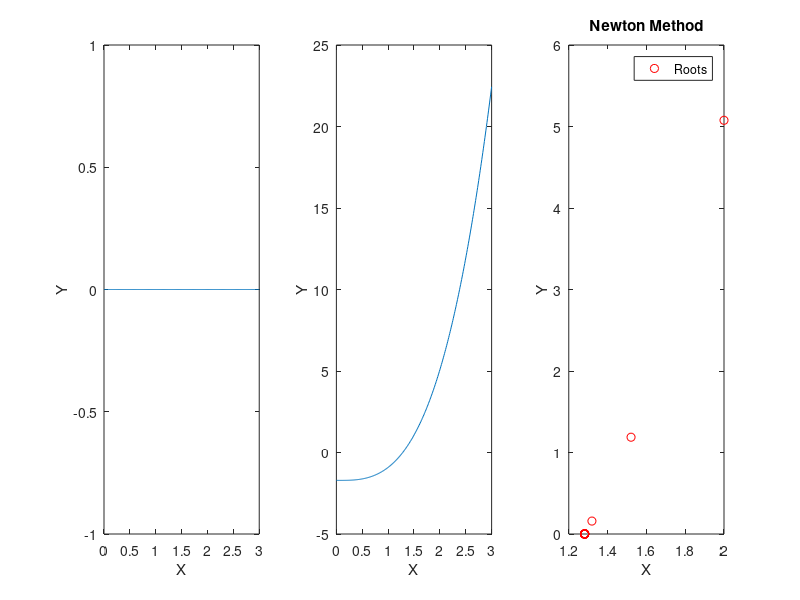

Reproduce this figure in MATLAB.
%                              Question 5
%        Seyed Ali Maher - Mohammad Zahmatkesh - Seyed Alireza Khayami
%--------------------------------------------------------------------------
clc
clear
close
%----------------------------Calculating Root------------------------------

x = 2;                         % Initial Guess
x_n(1) = x;
steps = 1;

while steps <= 15
    f_x = (x^3) - nthroot(x^4+x^2+5,3);
    derivationF = (3*x^2) - ( (1/3)*(x^4+x^2+5)^(-2/3)*(4*x^3+2*x) );
    x2 = x-(f_x/derivationF);
    x_n(steps+1) = x2;
    steps = steps+1;
    x = x2;
end

root = x;

xPoints = 0:0.01:3;

for steps=1:length(xPoints)
    y(steps) = 0;
end

f = (xPoints.^4) + (xPoints.^2) +5;
y2 = (xPoints.^3) - (nthroot(f,3));

for steps=1:length(x_n)
    f(steps) = x_n(steps)^4+x_n(steps)^2+5;
    y3(steps) = x_n(steps)^3-nthroot(f(steps),3);
end
%--------------------------------Show Graph--------------------------------
subplot(1, 3, 1)
plot(xPoints,y)
xlabel('X')
ylabel('Y')

subplot(1, 3, 2)
plot(xPoints,y2)
xlabel('X')
ylabel('Y')

subplot(1, 3, 3)
plot(x_n,y3,'ro')
xlabel('X')
ylabel('Y')
title('Newton Method')
legend('Roots')

root
disp('num of steps : ')
disp(steps-1)
disp('considered x_n: ')
disp(x_n)